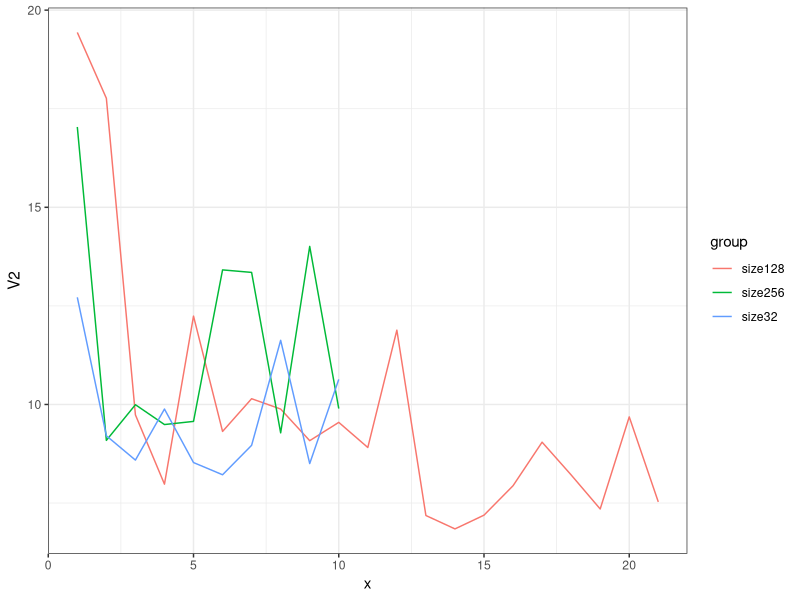
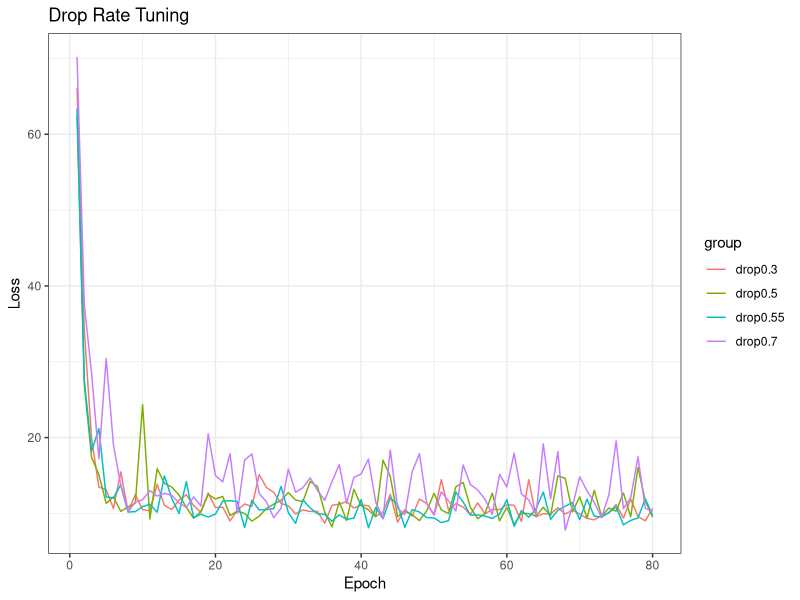
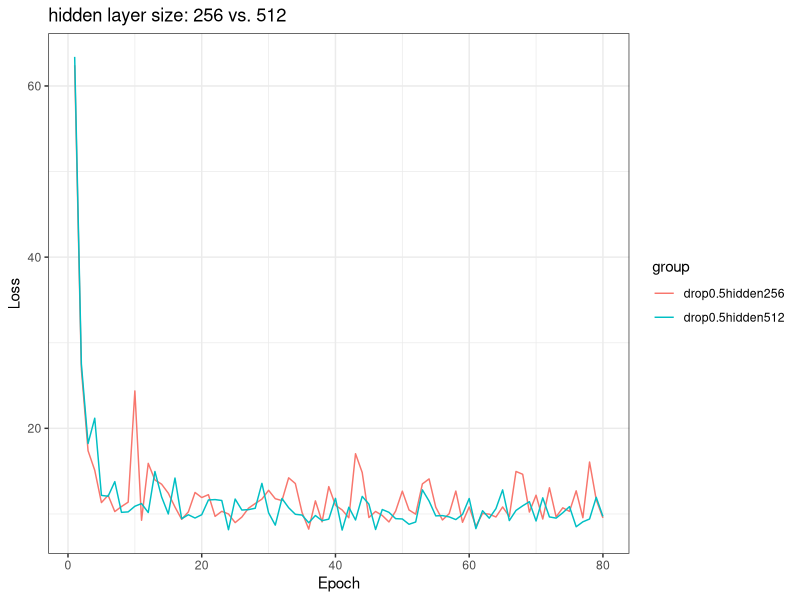
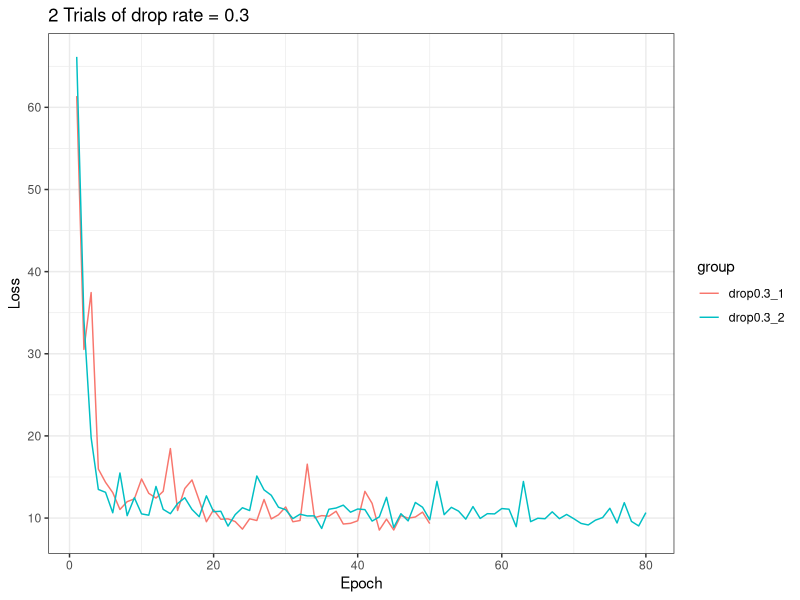

Source code (R) for these figures, in order:
library(ggplot2)
batch32 <- read.csv("2dADE13.csv",header = F)
batch32 <- t(batch32)
batch128 <- read.csv("2dADE15.csv",header = F)
batch128 <- t(batch128)
batch256 <- read.csv("2dADE14.csv",header = F)
batch256 <- t(batch256)

dat <- list(size32=batch32, size128=batch128, size256=batch256)
dat <- lapply(dat, function(x) cbind(x = seq_along(x), y = x))

list.names <- names(dat)
lns <- sapply(dat, nrow)
dat <- as.data.frame(do.call("rbind", dat))
dat$group <- rep(list.names, lns)
ggplot(dat, aes(x = x, y = V2, colour = group)) +
  theme_bw() +
  geom_line(linetype = "solid")


library(ggplot2)
drop0.3 <- read.csv("2dADE22(2).csv",header = F)
drop0.3 <- as.matrix(drop0.3)
drop0.5 <- read.csv("2dADE6(2).csv",header = F)
drop0.5 <- as.matrix(drop0.5)
drop0.7 <- read.csv("2dADE20.csv",header = F)
drop0.7 <- as.matrix(drop0.7)
drop0.55<- read.csv("2dADE21.csv", header = F)
drop0.55 <- as.matrix(drop0.55)

dat <- list(drop0.3=drop0.3, drop0.5=drop0.5, drop0.7=drop0.7, drop0.55=drop0.55)
dat <- lapply(dat, function(x) cbind(x = seq_along(x), y = x))

list.names <- names(dat)
lns <- sapply(dat, nrow)
dat <- as.data.frame(do.call("rbind", dat))
dat$group <- rep(list.names, lns)
ggplot(dat, aes(x = x, y = V1, colour = group)) +
  theme_bw() +
  geom_line(linetype = "solid")+labs(title="Drop Rate Tuning",
                                    x ="Epoch", y = "Loss")



library(ggplot2)

drop0.5 <- read.csv("2dADE6(2).csv",header = F)
drop0.5 <- as.matrix(drop0.5)
hidden512 <- read.csv("2dADE21(2).csv", header = F)
hidden512 <- as.matrix(hidden512)

dat <- list(drop0.5hidden256=drop0.5, drop0.5hidden512=hidden512)
dat <- lapply(dat, function(x) cbind(x = seq_along(x), y = x))

list.names <- names(dat)
lns <- sapply(dat, nrow)
dat <- as.data.frame(do.call("rbind", dat))
dat$group <- rep(list.names, lns)
ggplot(dat, aes(x = x, y = V1, colour = group)) +
  theme_bw() +
  geom_line(linetype = "solid")+labs(title="hidden layer size: 256 vs. 512",
                                     x ="Epoch", y = "Loss")



library(ggplot2)

drop0.3_1 <- read.csv("2dADE18.csv",header = F)
drop0.3_1 <- as.matrix(drop0.3_1)
drop0.3_2<- read.csv("2dADE22(2).csv", header = F)
drop0.3_2 <- as.matrix(drop0.3_2)


dat <- list(drop0.3_1=drop0.3_1, drop0.3_2=drop0.3_2)
dat <- lapply(dat, function(x) cbind(x = seq_along(x), y = x))

list.names <- names(dat)
lns <- sapply(dat, nrow)
dat <- as.data.frame(do.call("rbind", dat))
dat$group <- rep(list.names, lns)
ggplot(dat, aes(x = x, y = V1, colour = group)) +
  theme_bw() +
  geom_line(linetype = "solid")+labs(title="2 Trials of drop rate = 0.3",
                                     x ="Epoch", y = "Loss")

